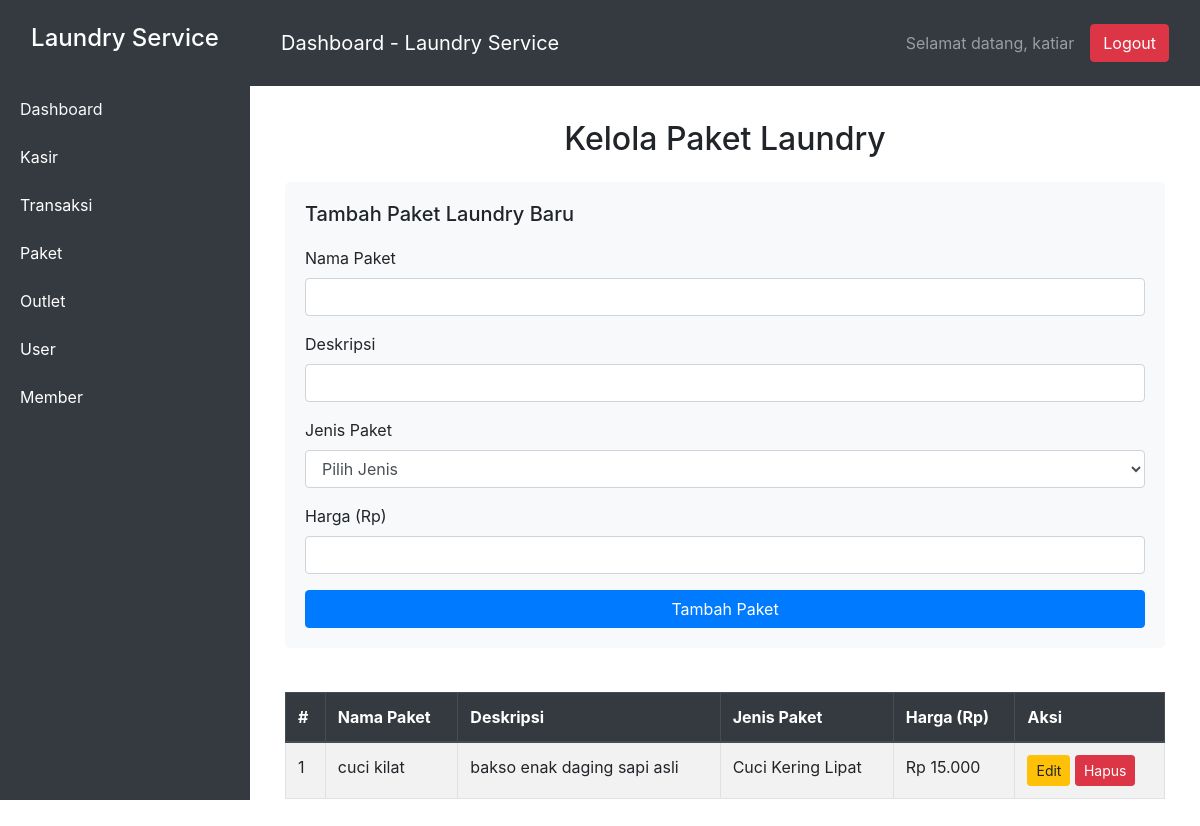
/view/paket.php (signed in), run on the app's committed database.
### tables this page shows
CREATE TABLE `paket` (
  `id` int(100) NOT NULL,
  `id_outlet` int(11) NOT NULL,
  `jenis` varchar(50) NOT NULL,
  `nama` varchar(50) NOT NULL,
  `deskripsi` varchar(100) NOT NULL,
  `harga` int(11) NOT NULL
);

### database/database.php (called while the page is built, shortened)
<?php
class Database
{
    private $host = 'localhost';
    private $username = 'root';
    private $password = 'test123';
    private $dbname = 'laundry';
    protected $connect;
    public function __construct()
    {
        $this->connect = new mysqli($this->host, $this->username, $this->password, $this->dbname);
    }
    private function getParamType($param)
    {
        if (is_int($param)) {
            return 'i';
        } elseif (is_double($param) || is_float($param)) {
            return 'd';
        } elseif (is_string($param)) {
            return 's';
        } elseif (is_bool($param)) {
            return 'b';
        }
        return null;
    }
    public function find($table, $column, $param)
    {
        $type = $this->getParamType($param);
        if ($column === "id" || $column === "id_outlet" || $column === "id_transaksi") {
            $sql = "SELECT * FROM $table WHERE md5($column) = ?";
        } else {
            $sql = "SELECT * FROM $table WHERE $column = ?";
        }
        $stmt = $this->connect->prepare($sql);
        $stmt->bind_param($type, $param);
        $stmt->execute();
        $result = $stmt->get_result();
        return $result;
    }
}

### controller/paketController.php (called while the page is built, shortened)
<?php
include __DIR__.'/../model/paket.php';
class paketController
{
    private $model;
    public function __construct()
    {
        $this->model = new paketModel;
    }
    public function show($id)
    {
        $show = $this->model->show($id);
        $show = $show->fetch_all(MYSQLI_ASSOC);
        return $show;
    }
}

### model/paket.php (called while the page is built, shortened)
<?php
include __DIR__.'/../database/database.php';
class paketModel extends Database
{
    private $table = 'paket';
    private $columns = ['id','id_outlet','jenis','nama','deskripsi','harga'];
    public function show($id)
    {
        $show = $this -> find($this->table,$this->columns[1],$id);
        return $show;
    }
}

### view/paket.php (the view, shortened to what this page needs)
<?php
include __DIR__.'/../controller/paketController.php';
$data = new paketController;
$show = $data->show(md5(isset($_SESSION['admin']['id_outlet']) ? $_SESSION['admin']['id_outlet'] : $_SESSION['kasir']['id_outlet']));
?>
<!DOCTYPE html>
<html lang="id">
<head>
    <link rel="stylesheet" href="https://stackpath.bootstrapcdn.com/bootstrap/4.5.2/css/bootstrap.min.css">
</head>
<body>
    <div class="wrapper">
        <nav id="sidebar">
            <div class="sidebar-header text-center py-4">
                <h4>Laundry Service</h4>
            </div>
            <ul class="list-group">
                <?php
                if(isset($_SESSION['admin'])){
                ?>
                <a href="index.php" class="text-light"><li class="list-group-item">Dashboard</a></li>
                <a href="kasir.php" class="text-light"><li class="list-group-item">Kasir</li></a>
                <a href="transaksi.php" class="text-light"><li class="list-group-item">Transaksi</li></a>
                <a href="paket.php" class="text-light"><li class="list-group-item">Paket</li></a>
                <a href="outlet.php" class="text-light"><li class="list-group-item">Outlet</li></a>
                <a href="user.php" class="text-light"><li class="list-group-item">User</li></a>
                <a href="member.php" class="text-light"><li class="list-group-item">Member</li></a>
                <?php
                    }
                ?>
            </ul>
        </nav>
        <header id="header">
            <nav class="navbar navbar-expand-lg navbar-dark">
                <span class="navbar-brand">Dashboard - Laundry Service</span>
                <div class="ml-auto d-flex align-items-center">
                    <span class="navbar-text mr-3">Selamat datang, <?=$_SESSION['admin']['username']?></span>
                    <form action="../routes/auth.php" method="post" class="mb-0">
                        <button type="submit" class="btn btn-danger" name="action" value="logout">Logout</button>
                    </form>
                </div>
            </nav>
        </header>
        <div id="content">
            <div id="main-content" class="container" style="margin-top: 100px">
                <h2 class="text-center mb-4">Kelola Paket Laundry</h2>
                <div class="form-section">
                    <h5><?= isset($edit) ? 'Edit Paket Laundry' : 'Tambah Paket Laundry Baru' ?></h5>
                    <form action="../routes/paket.php" method="post">
                        <div class="form-group">
                            <label for="namaPaket">Nama Paket</label>
                            <input type="text" class="form-control" id="namaPaket" name="nama" value="<?= isset($edit['nama']) ? htmlspecialchars($edit['nama']) : '' ?>" required>
                        </div>
                        <div class="form-group">
                            <label for="deskripsiPaket">Deskripsi</label>
                            <input type="text" class="form-control" id="deskripsiPaket" name="deskripsi" value="<?= isset($edit['deskripsi']) ? htmlspecialchars($edit['deskripsi']) : '' ?>" required>
                        </div>
                        <div class="form-group">
                            <label for="jenisPaket">Jenis Paket</label>
                            <select class="form-control" id="jenisPaket" name="jenis" required>
                                <option value="">Pilih Jenis</option>
                            </select>
                        </div>
                        <div class="form-group">
                            <label for="hargaPaket">Harga (Rp)</label>
                            <input type="number" class="form-control" id="hargaPaket" name="harga" value="<?= isset($edit['harga']) ? htmlspecialchars($edit['harga']) : '' ?>" required>
                        </div>
                        <button type="submit" class="btn btn-primary btn-block" name="action" value="<?= isset($edit) ? 'update' : 'insert' ?>">
                            <?= isset($edit) ? 'Update Paket' : 'Tambah Paket' ?>
                        </button>
                    </form>
                </div>
                <div class="table-responsive">
                    <table class="table table-bordered table-striped mt-4">
                        <thead class="thead-dark">
                            <tr>
                                <th>#</th>
                                <th>Nama Paket</th>
                                <th>Deskripsi</th>
                                <th>Jenis Paket</th>
                                <th>Harga (Rp)</th>
                                <th>Aksi</th>
                            </tr>
                        </thead>
                        <tbody>
                        <?php
                            $no = 0;
                            if (!empty($show)) {
                                foreach ($show as $paket) {
                                    $no++;
                        ?>
                            <tr>
                                <td><?=$no?></td>
                                <td><?=$paket['nama']?></td>
                                <td><?=$paket['deskripsi']?></td>
                                <td><?=$paket['jenis']?></td>
                                <td><?='Rp '.number_format($paket['harga'],0,',','.')?></td>
                                <td>
                                    <a href="paket.php?id=<?=md5($paket['id'])?>" class="btn btn-warning btn-sm">Edit</a>
                                    <a href="../routes/paket.php?action=destroy&&id=<?=md5($paket['id'])?>" class="btn btn-danger btn-sm">Hapus</a>
                                </td>
                            </tr>
                        <?php
                                }
                            }
                        ?>
                        </tbody>
                    </table>
                </div>
            </div>
        </div>
    </div>
</body>
</html>

### view/paket.php (style rules this page uses)
.wrapper { display: flex; width: 100%; }
#sidebar { min-width: 250px; max-width: 250px; background: #343a40; color: #fff; height: 100vh; position: fixed; }
#sidebar .list-group { margin: 0; }
#sidebar .list-group-item { background: #343a40; color: #fff; border: none; }
#content { margin-left: 250px; width: 100%; padding: 20px; }
#header { background-color: #343a40; color: white; padding: 15px; position: fixed; top: 0; left: 250px; width: calc(100% - 250px); z-index: 1000; }
#header .navbar { display: flex; justify-content: space-between; align-items: center; }
#main-content { margin-top: 70px; }
.table-responsive { margin-top: 20px; }
.form-section { background-color: #f8f9fa; padding: 20px; border-radius: 5px; }
.form-section h5 { margin-bottom: 20px; }

### data on the page
paket: nama "cuci kilat", deskripsi "bakso enak daging sapi asli", jenis "Cuci Kering Lipat", harga "15.000"

### other printed values
$_SESSION['admin']['username'] "katiar"
